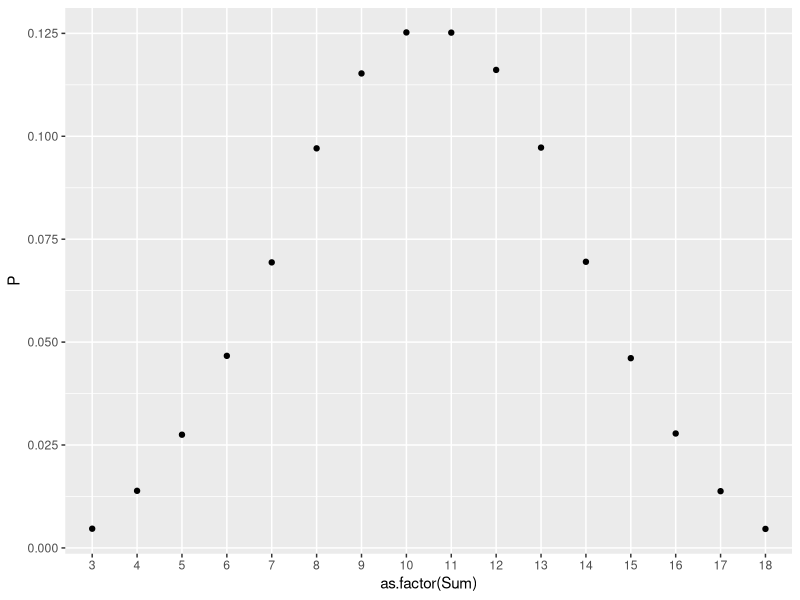
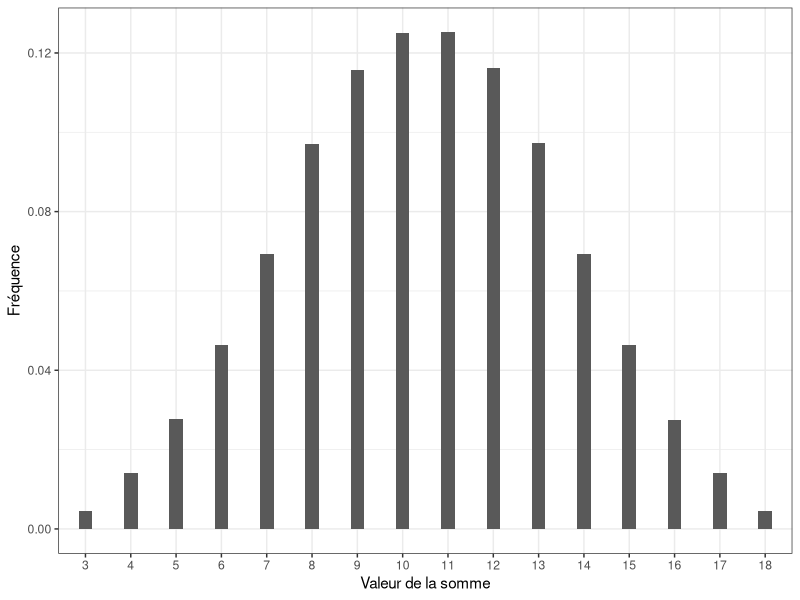

These charts were generated, in order, by the following R code:
## ---- chunk 1
knitr::opts_chunk$set(echo = TRUE)
## ---- chunk 2
library(dplyr);
library(ggplot2);
## ---- chunk 3
dice <- function(faces = 6, n=100)
{
  sample(x=seq(from = 1, to = faces, by = 1), size=n, replace = TRUE);
}

dice(6,400);
## ---- chunk 4
experiment <- function(faces=6, n=100)
{
  dice1 <- dice(faces,n);
  dice2 <- dice(faces,n);
  dice3 <- dice(faces,n);
  
  data.frame(Dice1 = dice1,
             Dice2 = dice2,
             Dice3 = dice3)
}
## ---- chunk 5
# 400 lancés pour un dé à 6 faces
experiment(6,400) %>% mutate(Sum = Dice1 + Dice2 + Dice3)
## ---- chunk 6
# On place le tableau précédent dans une variable df02
nb <- 1E6;
experiment(n=nb) %>% mutate(Sum = Dice1 + Dice2 + Dice3) -> df02;

df02 %>% group_by(Sum) %>% summarise(N=n()) %>% mutate(P=N/nb) %>% ggplot(aes(x=as.factor(Sum), y=P)) + geom_point();
## ---- chunk 7
experiment(n=1E6) %>% 
  mutate(Sum = Dice1 + Dice2 + Dice3) %>%
  ggplot(aes(x=as.factor(Sum))) + 
    geom_bar(aes(y=(..count..)/sum(..count..)), width=.3) + 
    xlab("Valeur de la somme") + ylab("Fréquence") + 
    ylim(0,NA) + 
    theme_bw();
## ---- chunk 8
# ...
#library(gridExtra);

#Toscane <- function(faces=6, n=400);
